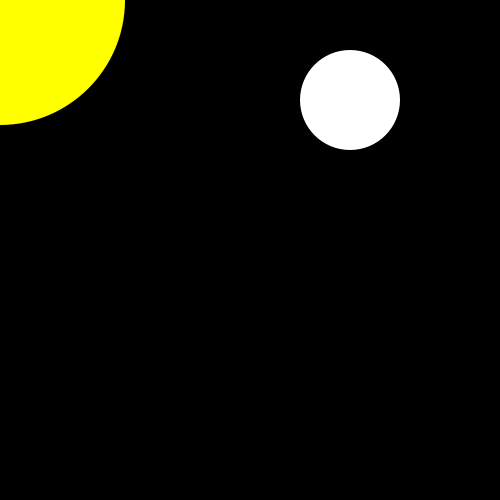
Frame 1 (no input)
Frame 60 (the mouse pressed at the canvas centre just before this capture): identical to frame 1, image omitted
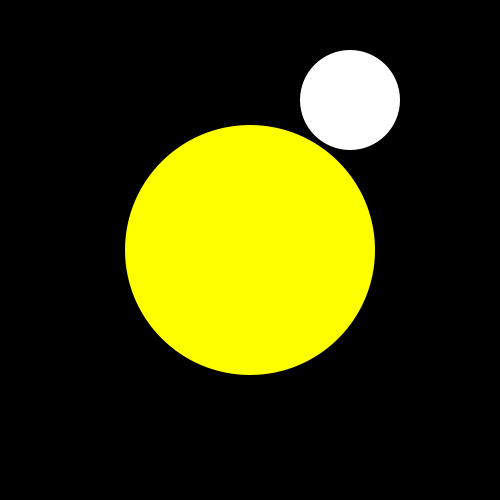
Frame 120 (the mouse held since frame 60 and released just before this capture)

The Processing sketch that drew these frames (run headless with seeded random() and noise(); from frame 60 on, the mouse is pressed at the canvas centre):

// Processing sketch: Class01_SunAndMoon
// ── Class01_SunAndMoon.pde
void setup(){
  size(500,500);
  background(0);
  noStroke();
}

void draw(){
  // black background
  background(0);
  
  // white circle (moon)
  fill(255);
  ellipse(350,100,100,100);
  
  // yellow circle (sun)
  fill(255,255,0);
  ellipse(mouseX,mouseY,250,250);
}
